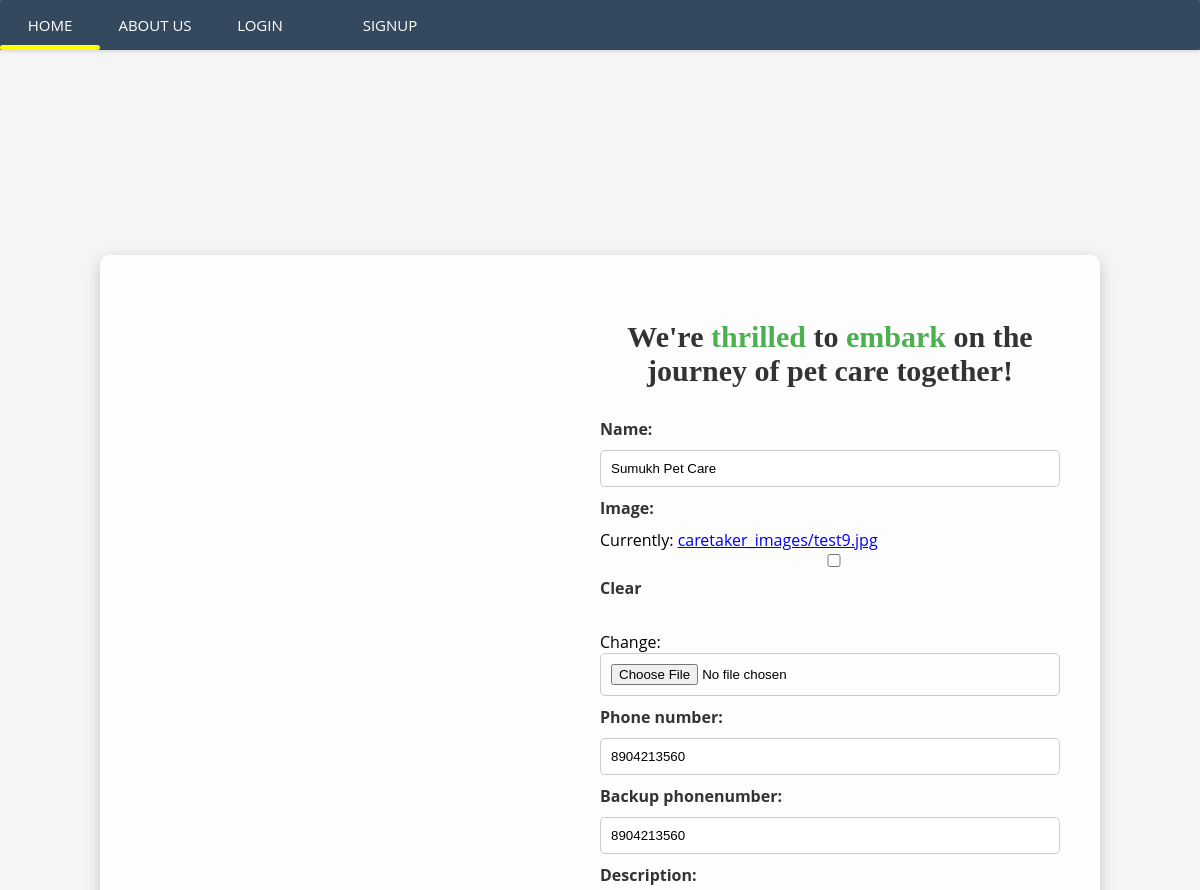
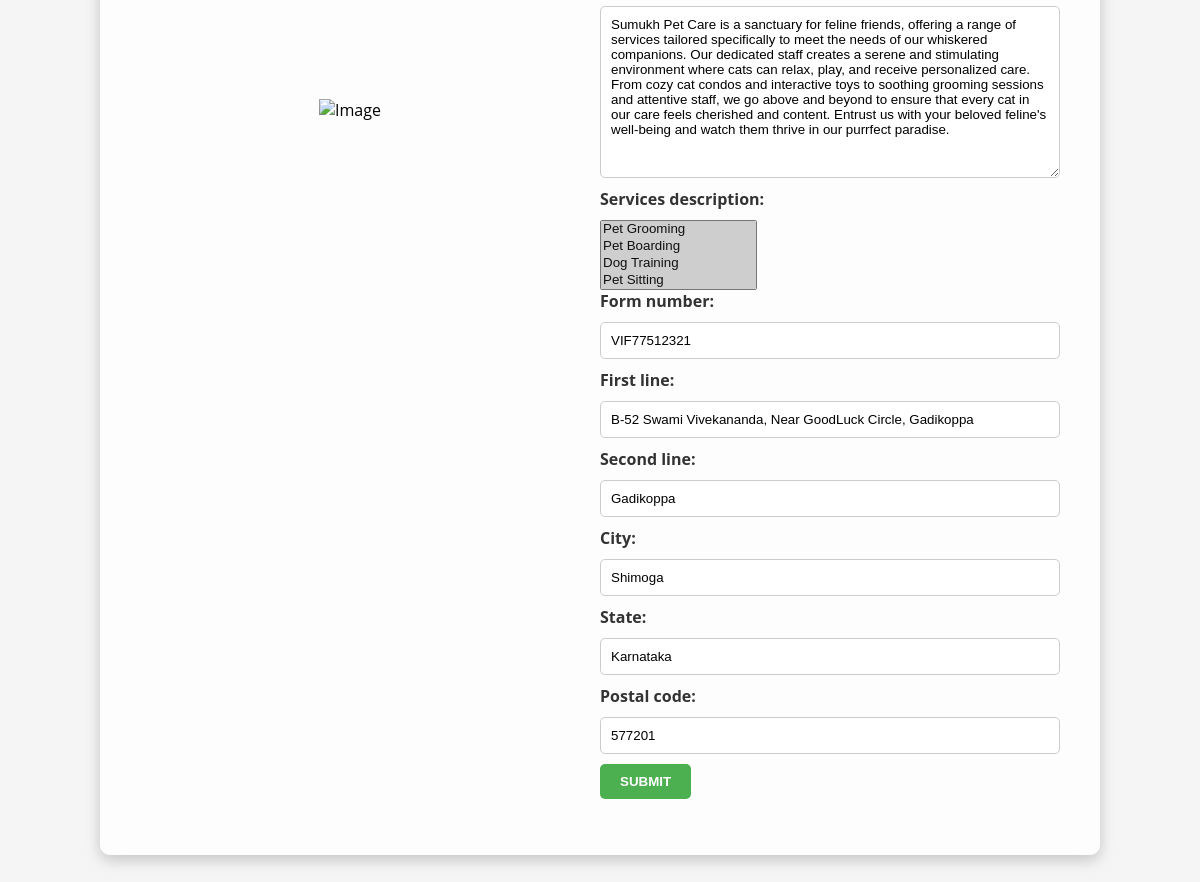
Screenshot of /edit/13/ (signed in) with the database file from the repository (2 pictures, top to bottom).
### caretaker/models.py (models this page shows, shortened)
class UserProfile(models.Model):
    user = models.OneToOneField(User, primary_key=True, verbose_name='user', related_name='profile', on_delete=models.CASCADE)
    name = models.CharField(max_length=100, null=True)
    form_number = models.CharField(max_length=12, null=True)
    phone_number = models.CharField(max_length=10, null=True)
    backup_phonenumber = models.CharField(max_length=10, null=True)
    first_line = models.CharField(max_length=100, null=True)
    second_line = models.CharField(max_length=100, blank=True)
    city = models.CharField(max_length=100, null=True)
    state = models.CharField(max_length=50, null=True)
    postal_code = models.CharField(max_length=20, null=True)
    description = models.TextField(null=True)
    services_description = models.ManyToManyField(Service, through='ServiceDescription')
    image = models.ImageField(upload_to='caretaker_images/', null=True, blank=True)
    view_counter = models.PositiveIntegerField(default=0)

class Service(models.Model):
    name = models.CharField(max_length=100, choices=SERVICE_CHOICES)
    def __str__(self):
        return self.name

### caretaker/views.py (the view, shortened to what this page needs)
# urls.py: path('edit/<int:pk>/',ProfileEditView.as_view(), name='profile-edit'),
class ProfileEditView(LoginRequiredMixin, UserPassesTestMixin, UpdateView):
     model = UserProfile
     fields = ['name', 'image', 'phone_number', 'backup_phonenumber', 'description', 'services_description', 'form_number', 'first_line', 'second_line', 'city', 'state', 'postal_code']
     template_name = 'profile_edit.html'
     def test_func(self):
          profile = self.get_object()
          return self.request.user == profile.user

### templates/profile_edit.html (shortened to what this page needs)
{% load crispy_forms_tags %}
{%block content%}
    <nav>
        <a href="/display">Home</a>
        <a href="/">About Us</a>
        <a href="{% url 'account_login'%}">Login</a>
        <a href="{% url 'account_signup' %}">SignUp</a>
        <div class="animation start-home"></div>
    </nav>
<div class="container">
    <div class="form-container">
        <div class="form-image">
            {% load static %}
            <img src="{% static './dog.jpg' %}" alt="Image">
        </div>
        <div class="form-content">
            <h2 style="font-size: 30px; font-family: 'Comic Sans MS', cursive; color: #333; text-align: center; margin-bottom: 30px;">
                We're <span style="color: #4CAF50;">thrilled</span> to <span style="color: #4CAF50;">embark</span> on the journey of pet care together!</h2>
                <form method="POST" enctype="multipart/form-data">
                    {{form}}
                    <div class="d-grip gap-2">
                        <a href="{% url 'caretaker:profile' user.profile.pk %}" class="stretched-link">
                            <button class="btn btn-success mt-3">Submit</button>
                        </a>
                    </div>
                </form>
                </div>
            </div>
        </div>
{% endblock content%}

### templates/profile_edit.html (style rules this page uses)
.container { width: 100%; height: 250vh; display: flex; align-items: center; justify-content: center; background-color: #f5f5f5; box-shadow: 0 0 10px rgba(0, 0, 0, 0.2); }
.form-container { width: 80%; background-color: rgba(255, 255, 255, 0.8); padding: 20px; box-shadow: 0 2px 4px rgba(0, 0, 0, 0.1); display: flex; flex-wrap: wrap; box-shadow: 0 5px 15px rgba(0, 0, 0, 0.2); border-radius: 10px; }
.form-image { flex: 1; display: flex; align-items: center; justify-content: center; }
.form-image img { max-width: 100%; max-height: 100%; }
.form-content { flex: 1; padding: 20px; }
.form-content h2 { font-size: 24px; margin-bottom: 20px; font-weight: bold; color: #333; }
.form-content label { display: block; margin-bottom: 10px; font-weight: bold; color: #333; }
.form-content input, .form-content textarea { width: 100%; padding: 10px; border: 1px solid #ccc; border-radius: 5px; margin-bottom: 10px; font-family: Arial, sans-serif; }
.form-content button { padding: 10px 20px; background-color: #4CAF50; color: #fff; border: none; border-radius: 5px; cursor: pointer; font-family: Arial, sans-serif; font-weight: bold; text-transform: uppercase; }
nav { position: fixed; top: 0; left: 0; width: 100%; height: 50px; background: #34495e; border-radius: 1px; font-size: 0; box-shadow: 0 2px 3px 0 rgba(0,0,0,0.1); z-index: 100; }
nav a { font-size: 15px; text-transform: uppercase; color: white; text-decoration: none; line-height: 50px; position: relative; z-index: 1; display: inline-block; text-align: center; }
nav .animation { position: absolute; height: 5px; bottom: 0; z-index: 0; background: yellow; transition: all .5s ease 0s; border-radius: 8px; }
a:nth-child(1) { width: 100px; }
nav .start-home,a:nth-child(1):hover~.animation { width: 100px; left: 0; }
a:nth-child(2) { width: 110px; }
a:nth-child(3) { width: 100px; }
a:nth-child(4) { width: 160px; }

### rows the page displays
UserProfile: name "Sumukh Pet Care", phone_number "8904213560", backup_phonenumber "8904213560", description "Sumukh Pet Care is a sanctuary for feline friends, offering a range of services tailored specifically to meet the needs of our whiskered companions. Our dedicated staff creates a serene and stimulating environment where cats can relax, play, and receive personalized care. From cozy cat condos and interactive toys to soothing grooming sessions and attentive staff, we go above and beyond to ensure that every cat in our care feels cherished and content. Entrust us with your beloved feline's well-being and watch them thrive in our purrfect paradise.", form_number "VIF77512321", first_line "B-52 Swami Vivekananda, Near GoodLuck Circle, Gadikoppa", second_line "Gadikoppa", city "Shimoga", state "Karnataka", postal_code "577201"
